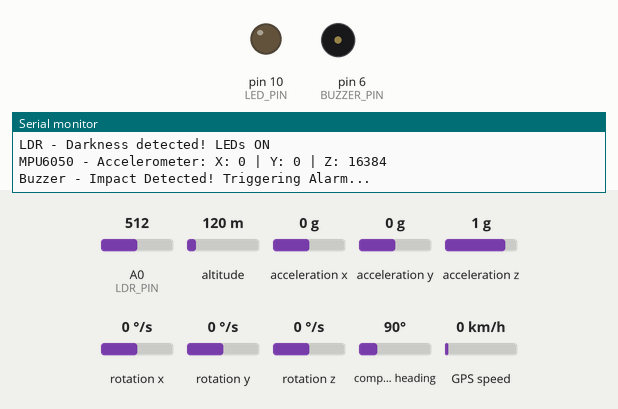
Bench run of a sketch on a simulated Arduino Uno, built with avr-gcc and run on an emulated ATmega328P. On the bench: output pins drawn as LEDs (lit = HIGH), buzzer (waves = sounding), the last lines printed to the serial monitor. Inputs (shaded band) come from the test bench; at power-on: acceleration z 1 g, acceleration x 0 g, A0 (LDR_PIN) = 512, altitude 120 m, acceleration y 0 g, rotation x 0 °/s, rotation y 0 °/s, rotation z 0 °/s, compass heading 90°, GPS speed 0 km/h. The GPS gets a fix after 3 s at 37.7749, -122.4194 with 8 satellites; the modem accepts every AT command (registered, SIM ready, sends succeed) and sends nothing else.

Above: at 24.3 s.
24.4 s: acceleration z set to 0.8 g
25.9 s: acceleration x set to -0.3 g
34.3 s: acceleration x set to -0.6 g
At 39.54 s:
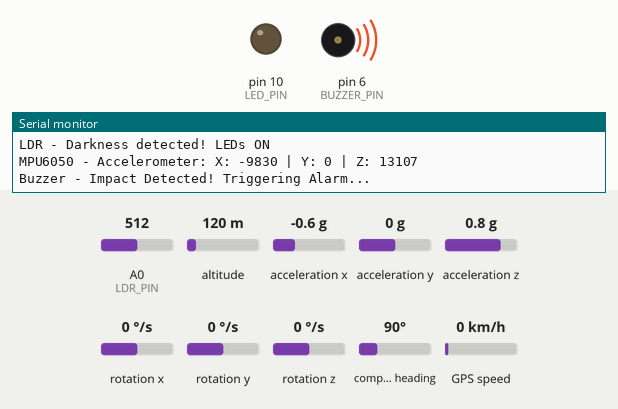
Timing chart, 0 to 51.6 s (numbered marks = the images above; inputs shaded):
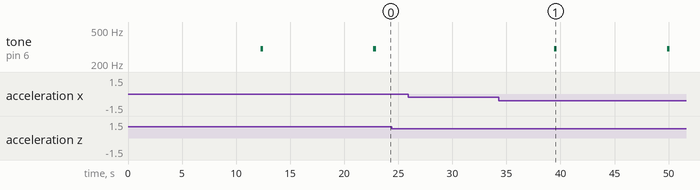

Measured:
- the behaviour switches between -0.4 and -0.5 g on acceleration x (found by bisection; images 0 and 1)
- after the input at 24.4 s, every drawn part: stays the same
- after the input at 34.3 s, tone on pin 6 (BUZZER_PIN): alternates 300 Hz for 0.25 s and silent for 10.2 s, starting after 5.1 s
- by itself, tone on pin 6 (BUZZER_PIN): alternates 300 Hz for 0.25 s and silent for 10.2 s

The sketch:

SmartyPack.ino
```cpp
#include <SoftwareSerial.h>
#include <TinyGPS++.h>
#include <Wire.h>
#include <MPU6050.h>
SoftwareSerial gpsSerial(8, 9);
TinyGPSPlus gps;
float lattitude = 0.00;
float longitude = 0.00;
bool breakLoops = true;
#define BUZZER_PIN 6
#define LED_PIN 10
#define LDR_PIN A0
SoftwareSerial sim(3, 2);
int _timeout;
String _buffer;
String number = "+94727909306";

MPU6050 mpu;

void setup() {

  gpsSerial.begin(9600);
  Serial.begin(9600);
  readLocation();
  siminit();
  pinMode(10, OUTPUT);
  pinMode(BUZZER_PIN, OUTPUT);
  pinMode(LDR_PIN, INPUT);
  Wire.begin();
  mpu.initialize();


  if (!mpu.testConnection()) {
    Serial.println("MPU6050 connection failed!");
    while (1);
  }

}

void loop() {

  int16_t ax, ay, az;
  mpu.getAcceleration(&ax, &ay, &az);

  Serial.print("MPU6050 - Accelerometer: ");
  Serial.print("X: ");
  Serial.print(ax);
  Serial.print(" | Y: ");
  Serial.print(ay);
  Serial.print(" | Z: ");
  Serial.println(az);


  float accel = sqrt(pow(ax, 2) + pow(ay, 2) + pow(az, 2)) / 16384.0;
  if (accel > 0.90) {
    readLocation();
    SendMessage();
    triggerBuzzer();

  }
  Serial.print("Accel: ");
  Serial.println(accel);
    int ldrValue = analogRead(LDR_PIN);

  Serial.print("LDR Value: ");
  Serial.println(ldrValue);
  if(ldrValue < 200){
    digitalWrite(10,HIGH);
    Serial.println("LDR - Light detected! LEDs OFF");
    delay(200);
  }else{
    digitalWrite(10,LOW);
    Serial.println("LDR - Darkness detected! LEDs ON");
    delay(200);
  }
  delay(1000);
}

void siminit() {
  delay(7000);
  Serial.begin(9600);
  _buffer.reserve(50);
  Serial.println("Sistem Started...");
  sim.begin(9600);
  delay(1000);
}

void readLocation() {
  while(breakLoops){
  while(gpsSerial.available()) {
    int data = gpsSerial.read();
    if (gps.encode(data)) {
      lattitude = (gps.location.lat());
      longitude = (gps.location.lng());
      Serial.print("lattitude: ");
      Serial.println(lattitude);
      Serial.print("longitude: ");
      Serial.println(longitude);
      breakLoops = false;
      break;
    }else{
       lattitude = 2.0000;
      longitude = 2.0000;
    }
  }
  }
}
void SendMessage()
{
  sim.println("AT+CMGF=1");
  delay(1000);
  sim.println("AT+CMGS=\"" + number + "\"\r");
  delay(1000);

  String googleMapsLink = "https://www.google.com/maps?q=" + String(lattitude, 6) + "," + String(longitude, 6);


  String SMS = "Accident Detected, here is the location: " + googleMapsLink;

  sim.println(SMS);
  delay(100);
  sim.println((char)26);
  delay(1000);
  _buffer = _readSerial();
}

void RecieveMessage()
{
  Serial.println ("SIM800L Read an SMS");
  delay (1000);
  sim.println("AT+CNMI=2,2,0,0,0");
  delay(1000);
  Serial.write ("Unread Message done");
}

String _readSerial() {
  _timeout = 0;
  while  (!sim.available() && _timeout < 12000  )
  {
    delay(13);
    _timeout++;
  }
  if (sim.available()) {
    return sim.readString();
  }
}

void callNumber() {
  sim.print (F("ATD"));
  sim.print (number);
  sim.print (F(";\r\n"));
  _buffer = _readSerial();
  Serial.println(_buffer);
}

void triggerBuzzer() {
  Serial.println("Buzzer - Impact Detected! Triggering Alarm...");
  tone(BUZZER_PIN, 300,250);
  delay(5000);
}
```
